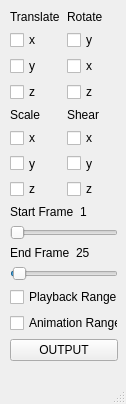
<!--?xml version="1.0" encoding="UTF-8"?-->
<ui version="4.0">
 <class>MainWindow</class>
 <widget class="QMainWindow" name="MainWindow">
  <property name="geometry">
   <rect>
    <x>0</x>
    <y>0</y>
    <width>126</width>
    <height>404</height>
   </rect>
  </property>
  <property name="windowTitle">
   <string>MainWindow</string>
  </property>
  <widget class="QWidget" name="centralwidget">
   <widget class="QWidget" name="">
    <property name="geometry">
     <rect>
      <x>10</x>
      <y>10</y>
      <width>108</width>
      <height>351</height>
     </rect>
    </property>
    <layout class="QVBoxLayout" name="verticalLayout_7">
     <item>
      <layout class="QHBoxLayout" name="horizontalLayout_4">
       <item>
        <layout class="QVBoxLayout" name="verticalLayout">
         <item>
          <widget class="QLabel" name="label_2">
           <property name="font">
            <font>
             <weight>50</weight>
             <bold>false</bold>
            </font>
           </property>
           <property name="text">
            <string>Translate</string>
           </property>
          </widget>
         </item>
         <item>
          <widget class="QCheckBox" name="translateXcheckBox">
           <property name="text">
            <string>x</string>
           </property>
          </widget>
         </item>
         <item>
          <widget class="QCheckBox" name="translateYcheckBox">
           <property name="text">
            <string>y</string>
           </property>
          </widget>
         </item>
         <item>
          <widget class="QCheckBox" name="translateZcheckBox">
           <property name="text">
            <string>z</string>
           </property>
          </widget>
         </item>
        </layout>
       </item>
       <item>
        <layout class="QVBoxLayout" name="verticalLayout_2">
         <item>
          <widget class="QLabel" name="label_3">
           <property name="font">
            <font>
             <weight>50</weight>
             <bold>false</bold>
            </font>
           </property>
           <property name="text">
            <string>Rotate</string>
           </property>
          </widget>
         </item>
         <item>
          <widget class="QCheckBox" name="rotateYcheckBox">
           <property name="text">
            <string>y</string>
           </property>
          </widget>
         </item>
         <item>
          <widget class="QCheckBox" name="rotateXcheckBox">
           <property name="text">
            <string>x</string>
           </property>
          </widget>
         </item>
         <item>
          <widget class="QCheckBox" name="rotateZcheckBox">
           <property name="text">
            <string>z</string>
           </property>
          </widget>
         </item>
        </layout>
       </item>
      </layout>
     </item>
     <item>
      <layout class="QHBoxLayout" name="horizontalLayout_5">
       <item>
        <layout class="QVBoxLayout" name="verticalLayout_3">
         <item>
          <widget class="QLabel" name="label_4">
           <property name="font">
            <font>
             <weight>50</weight>
             <bold>false</bold>
            </font>
           </property>
           <property name="text">
            <string>Scale</string>
           </property>
          </widget>
         </item>
         <item>
          <widget class="QCheckBox" name="scaleXcheckBox">
           <property name="text">
            <string>x</string>
           </property>
          </widget>
         </item>
         <item>
          <widget class="QCheckBox" name="scaleYcheckBox">
           <property name="text">
            <string>y</string>
           </property>
          </widget>
         </item>
         <item>
          <widget class="QCheckBox" name="scaleZcheckBox">
           <property name="text">
            <string>z</string>
           </property>
          </widget>
         </item>
        </layout>
       </item>
       <item>
        <layout class="QVBoxLayout" name="verticalLayout_4">
         <item>
          <widget class="QLabel" name="label_6">
           <property name="font">
            <font>
             <weight>50</weight>
             <bold>false</bold>
            </font>
           </property>
           <property name="text">
            <string>Shear</string>
           </property>
          </widget>
         </item>
         <item>
          <widget class="QCheckBox" name="shearXcheckBox">
           <property name="text">
            <string>x</string>
           </property>
          </widget>
         </item>
         <item>
          <widget class="QCheckBox" name="shearYcheckBox">
           <property name="text">
            <string>y</string>
           </property>
          </widget>
         </item>
         <item>
          <widget class="QCheckBox" name="shearZcheckBox">
           <property name="text">
            <string>z</string>
           </property>
          </widget>
         </item>
        </layout>
       </item>
      </layout>
     </item>
     <item>
      <layout class="QVBoxLayout" name="verticalLayout_5">
       <item>
        <layout class="QHBoxLayout" name="horizontalLayout_2">
         <item>
          <widget class="QLabel" name="startframe_label">
           <property name="text">
            <string>Start Frame</string>
           </property>
          </widget>
         </item>
         <item>
          <widget class="QLabel" name="startframe_label_output">
           <property name="text">
            <string>1</string>
           </property>
          </widget>
         </item>
        </layout>
       </item>
       <item>
        <widget class="QSlider" name="StartFrameSlider">
         <property name="minimum">
          <number>1</number>
         </property>
         <property name="maximum">
          <number>1000</number>
         </property>
         <property name="orientation">
          <enum>Qt::Horizontal</enum>
         </property>
        </widget>
       </item>
       <item>
        <layout class="QHBoxLayout" name="horizontalLayout_3">
         <item>
          <widget class="QLabel" name="endframe_label">
           <property name="text">
            <string>End Frame</string>
           </property>
          </widget>
         </item>
         <item>
          <widget class="QLabel" name="endframe_label_output">
           <property name="text">
            <string>25</string>
           </property>
          </widget>
         </item>
        </layout>
       </item>
       <item>
        <widget class="QSlider" name="EndFrameSlider">
         <property name="enabled">
          <bool>true</bool>
         </property>
         <property name="minimum">
          <number>1</number>
         </property>
         <property name="maximum">
          <number>1000</number>
         </property>
         <property name="value">
          <number>25</number>
         </property>
         <property name="orientation">
          <enum>Qt::Horizontal</enum>
         </property>
        </widget>
       </item>
      </layout>
     </item>
     <item>
      <layout class="QVBoxLayout" name="verticalLayout_6">
       <item>
        <widget class="QCheckBox" name="PlayBackRange_checkBox">
         <property name="text">
          <string>Playback Range</string>
         </property>
        </widget>
       </item>
       <item>
        <widget class="QCheckBox" name="AnimBackRange_checkBox">
         <property name="text">
          <string>Animation Range</string>
         </property>
        </widget>
       </item>
      </layout>
     </item>
     <item>
      <widget class="QPushButton" name="Output_Button">
       <property name="text">
        <string>OUTPUT</string>
       </property>
       <property name="+command" stdset="0">
        <string>"Text_Output.textOut()"</string>
       </property>
      </widget>
     </item>
    </layout>
   </widget>
  </widget>
  <widget class="QMenuBar" name="menubar">
   <property name="geometry">
    <rect>
     <x>0</x>
     <y>0</y>
     <width>126</width>
     <height>21</height>
    </rect>
   </property>
  </widget>
  <widget class="QStatusBar" name="statusbar">
 </widget>
 <resources>
 <connections>
  <connection>
   <sender>EndFrameSlider</sender>
   <signal>valueChanged(int)</signal>
   <receiver>endframe_label_output</receiver>
   <slot>setNum(int)</slot>
   <hints>
    <hint type="sourcelabel">
     <x>84</x>
     <y>260</y>
    </hint>
    <hint type="destinationlabel">
     <x>127</x>
     <y>233</y>
    </hint>
   </hints>
  </connection>
  <connection>
   <sender>StartFrameSlider</sender>
   <signal>valueChanged(int)</signal>
   <receiver>startframe_label_output</receiver>
   <slot>setNum(int)</slot>
   <hints>
    <hint type="sourcelabel">
     <x>73</x>
     <y>205</y>
    </hint>
    <hint type="destinationlabel">
     <x>149</x>
     <y>192</y>
    </hint>
   </hints>
  </connection>
  <connection>
   <sender>PlayBackRange_checkBox</sender>
   <signal>clicked(bool)</signal>
   <receiver>EndFrameSlider</receiver>
   <slot>setDisabled(bool)</slot>
   <hints>
    <hint type="sourcelabel">
     <x>116</x>
     <y>287</y>
    </hint>
    <hint type="destinationlabel">
     <x>131</x>
     <y>265</y>
    </hint>
   </hints>
  </connection>
  <connection>
   <sender>PlayBackRange_checkBox</sender>
   <signal>clicked(bool)</signal>
   <receiver>StartFrameSlider</receiver>
   <slot>setDisabled(bool)</slot>
   <hints>
    <hint type="sourcelabel">
     <x>61</x>
     <y>289</y>
    </hint>
    <hint type="destinationlabel">
     <x>62</x>
     <y>213</y>
    </hint>
   </hints>
  </connection>
  <connection>
   <sender>translateXcheckBox</sender>
   <signal>toggled(bool)</signal>
   <receiver>label_2</receiver>
   <slot>show()</slot>
   <hints>
    <hint type="sourcelabel">
     <x>49</x>
     <y>120</y>
    </hint>
    <hint type="destinationlabel">
     <x>65</x>
     <y>102</y>
    </hint>
   </hints>
  </connection>
  <connection>
   <sender>AnimBackRange_checkBox</sender>
   <signal>clicked(bool)</signal>
   <receiver>EndFrameSlider</receiver>
   <slot>setDisabled(bool)</slot>
   <hints>
    <hint type="sourcelabel">
     <x>208</x>
     <y>292</y>
    </hint>
    <hint type="destinationlabel">
     <x>173</x>
     <y>263</y>
    </hint>
   </hints>
  </connection>
  <connection>
   <sender>AnimBackRange_checkBox</sender>
   <signal>clicked(bool)</signal>
   <receiver>StartFrameSlider</receiver>
   <slot>setDisabled(bool)</slot>
   <hints>
    <hint type="sourcelabel">
     <x>232</x>
     <y>287</y>
    </hint>
    <hint type="destinationlabel">
     <x>195</x>
     <y>210</y>
    </hint>
   </hints>
  </connection>
  <connection>
   <sender>AnimBackRange_checkBox</sender>
   <signal>clicked(bool)</signal>
   <receiver>PlayBackRange_checkBox</receiver>
   <slot>setDisabled(bool)</slot>
   <hints>
    <hint type="sourcelabel">
     <x>180</x>
     <y>289</y>
    </hint>
    <hint type="destinationlabel">
     <x>113</x>
     <y>291</y>
    </hint>
   </hints>
  </connection>
  <connection>
   <sender>PlayBackRange_checkBox</sender>
   <signal>clicked(bool)</signal>
   <receiver>AnimBackRange_checkBox</receiver>
   <slot>setDisabled(bool)</slot>
   <hints>
    <hint type="sourcelabel">
     <x>46</x>
     <y>290</y>
    </hint>
    <hint type="destinationlabel">
     <x>183</x>
     <y>289</y>
    </hint>
   </hints>
  </connection>
 </connections>
</resources></widget></ui>
